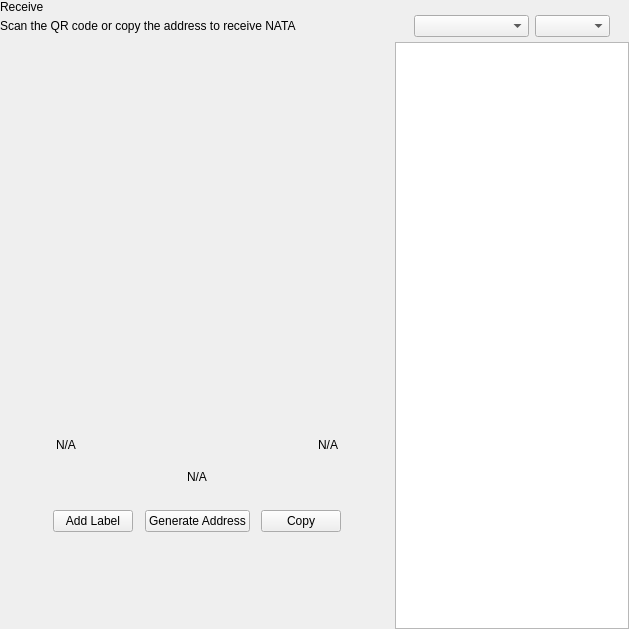
<?xml version="1.0" encoding="UTF-8"?>
<ui version="4.0">
 <class>ReceiveWidget</class>
 <widget class="QWidget" name="ReceiveWidget">
  <property name="geometry">
   <rect>
    <x>0</x>
    <y>0</y>
    <width>629</width>
    <height>629</height>
   </rect>
  </property>
  <property name="minimumSize">
   <size>
    <width>0</width>
    <height>0</height>
   </size>
  </property>
  <property name="windowTitle">
   <string>Form</string>
  </property>
  <layout class="QHBoxLayout" name="horizontalLayout_2" stretch="2,1">
   <property name="spacing">
    <number>0</number>
   </property>
   <property name="leftMargin">
    <number>0</number>
   </property>
   <property name="topMargin">
    <number>0</number>
   </property>
   <property name="rightMargin">
    <number>0</number>
   </property>
   <property name="bottomMargin">
    <number>0</number>
   </property>
   <item>
    <widget class="QWidget" name="left" native="true">
     <layout class="QVBoxLayout" name="verticalLayout_3">
      <property name="leftMargin">
       <number>0</number>
      </property>
      <property name="topMargin">
       <number>0</number>
      </property>
      <property name="rightMargin">
       <number>0</number>
      </property>
      <property name="bottomMargin">
       <number>0</number>
      </property>
      <item>
       <layout class="QVBoxLayout" name="verticalLayout_2">
        <property name="spacing">
         <number>0</number>
        </property>
        <property name="leftMargin">
         <number>0</number>
        </property>
        <item>
         <layout class="QHBoxLayout" name="horizontalLayout_3">
          <property name="spacing">
           <number>0</number>
          </property>
          <item>
           <layout class="QVBoxLayout" name="verticalLayout_4">
            <property name="spacing">
             <number>5</number>
            </property>
            <item>
             <widget class="QLabel" name="labelTitle">
              <property name="text">
               <string>Receive</string>
              </property>
             </widget>
            </item>
            <item alignment="Qt::AlignTop">
             <widget class="QLabel" name="labelSubtitle1">
              <property name="text">
               <string>Scan the QR code or copy the address to receive NATA</string>
              </property>
             </widget>
            </item>
           </layout>
          </item>
          <item>
           <spacer name="horizontalSpacer">
            <property name="orientation">
             <enum>Qt::Horizontal</enum>
            </property>
            <property name="sizeHint" stdset="0">
             <size>
              <width>40</width>
              <height>20</height>
             </size>
            </property>
           </spacer>
          </item>
         </layout>
        </item>
        <item>
         <spacer name="verticalSpacer_2">
          <property name="orientation">
           <enum>Qt::Vertical</enum>
          </property>
          <property name="sizeType">
           <enum>QSizePolicy::Expanding</enum>
          </property>
          <property name="sizeHint" stdset="0">
           <size>
            <width>20</width>
            <height>50</height>
           </size>
          </property>
         </spacer>
        </item>
        <item alignment="Qt::AlignHCenter">
         <widget class="QWidget" name="layoutQR" native="true">
          <property name="maximumSize">
           <size>
            <width>510</width>
            <height>16777215</height>
           </size>
          </property>
          <layout class="QVBoxLayout" name="verticalLayoutQr">
           <item>
            <spacer name="verticalSpacer11">
             <property name="orientation">
              <enum>Qt::Vertical</enum>
             </property>
             <property name="sizeType">
              <enum>QSizePolicy::Fixed</enum>
             </property>
             <property name="sizeHint" stdset="0">
              <size>
               <width>20</width>
               <height>20</height>
              </size>
             </property>
            </spacer>
           </item>
           <item alignment="Qt::AlignHCenter">
            <widget class="QLabel" name="labelQrImg">
             <property name="minimumSize">
              <size>
               <width>260</width>
               <height>260</height>
              </size>
             </property>
             <property name="maximumSize">
              <size>
               <width>260</width>
               <height>260</height>
              </size>
             </property>
             <property name="text">
              <string/>
             </property>
             <property name="alignment">
              <set>Qt::AlignCenter</set>
             </property>
            </widget>
           </item>
           <item>
            <spacer name="verticalSpacer_21">
             <property name="orientation">
              <enum>Qt::Vertical</enum>
             </property>
             <property name="sizeType">
              <enum>QSizePolicy::Fixed</enum>
             </property>
             <property name="sizeHint" stdset="0">
              <size>
               <width>20</width>
               <height>30</height>
              </size>
             </property>
            </spacer>
           </item>
           <item>
            <widget class="QWidget" name="widget" native="true">
             <property name="minimumSize">
              <size>
               <width>0</width>
               <height>0</height>
              </size>
             </property>
             <layout class="QHBoxLayout" name="horizontalLayout_5">
              <item>
               <widget class="QLabel" name="labelLabel">
                <property name="text">
                 <string notr="true">N/A</string>
                </property>
               </widget>
              </item>
              <item>
               <spacer name="horizontalSpacer_2">
                <property name="orientation">
                 <enum>Qt::Horizontal</enum>
                </property>
                <property name="sizeHint" stdset="0">
                 <size>
                  <width>141</width>
                  <height>20</height>
                 </size>
                </property>
               </spacer>
              </item>
              <item>
               <widget class="QLabel" name="labelDate">
                <property name="text">
                 <string notr="true">N/A</string>
                </property>
                <property name="alignment">
                 <set>Qt::AlignRight|Qt::AlignTrailing|Qt::AlignVCenter</set>
                </property>
               </widget>
              </item>
             </layout>
            </widget>
           </item>
           <item>
            <widget class="QLabel" name="labelAddress">
             <property name="sizePolicy">
              <sizepolicy hsizetype="Expanding" vsizetype="Preferred">
               <horstretch>0</horstretch>
               <verstretch>0</verstretch>
              </sizepolicy>
             </property>
             <property name="minimumSize">
              <size>
               <width>300</width>
               <height>0</height>
              </size>
             </property>
             <property name="text">
              <string notr="true">N/A</string>
             </property>
             <property name="alignment">
              <set>Qt::AlignCenter</set>
             </property>
            </widget>
           </item>
           <item>
            <spacer name="verticalSpacer_4">
             <property name="orientation">
              <enum>Qt::Vertical</enum>
             </property>
             <property name="sizeType">
              <enum>QSizePolicy::Fixed</enum>
             </property>
             <property name="sizeHint" stdset="0">
              <size>
               <width>20</width>
               <height>20</height>
              </size>
             </property>
            </spacer>
           </item>
           <item>
            <layout class="QHBoxLayout" name="horizontalLayout_4">
             <item alignment="Qt::AlignHCenter">
              <widget class="QPushButton" name="pushButtonLabel">
               <property name="focusPolicy">
                <enum>Qt::NoFocus</enum>
               </property>
               <property name="text">
                <string>Add Label</string>
               </property>
              </widget>
             </item>
             <item alignment="Qt::AlignHCenter">
              <widget class="QPushButton" name="pushButtonNewAddress">
               <property name="focusPolicy">
                <enum>Qt::NoFocus</enum>
               </property>
               <property name="text">
                <string>Generate Address</string>
               </property>
              </widget>
             </item>
             <item alignment="Qt::AlignHCenter">
              <widget class="QPushButton" name="pushButtonCopy">
               <property name="focusPolicy">
                <enum>Qt::NoFocus</enum>
               </property>
               <property name="text">
                <string>Copy</string>
               </property>
              </widget>
             </item>
            </layout>
           </item>
           <item>
            <spacer name="verticalSpacer_3">
             <property name="orientation">
              <enum>Qt::Vertical</enum>
             </property>
             <property name="sizeType">
              <enum>QSizePolicy::Expanding</enum>
             </property>
             <property name="sizeHint" stdset="0">
              <size>
               <width>20</width>
               <height>20</height>
              </size>
             </property>
            </spacer>
           </item>
          </layout>
         </widget>
        </item>
        <item>
         <spacer name="verticalSpacer">
          <property name="orientation">
           <enum>Qt::Vertical</enum>
          </property>
          <property name="sizeHint" stdset="0">
           <size>
            <width>20</width>
            <height>40</height>
           </size>
          </property>
         </spacer>
        </item>
       </layout>
      </item>
     </layout>
    </widget>
   </item>
   <item>
    <widget class="QWidget" name="right" native="true">
     <layout class="QVBoxLayout" name="verticalLayout_5">
      <property name="spacing">
       <number>0</number>
      </property>
      <property name="leftMargin">
       <number>1</number>
      </property>
      <property name="topMargin">
       <number>0</number>
      </property>
      <property name="rightMargin">
       <number>0</number>
      </property>
      <property name="bottomMargin">
       <number>0</number>
      </property>
      <item>
       <layout class="QVBoxLayout" name="container_right">
        <property name="spacing">
         <number>0</number>
        </property>
        <property name="leftMargin">
         <number>0</number>
        </property>
        <property name="rightMargin">
         <number>0</number>
        </property>
        <item>
         <layout class="QVBoxLayout" name="verticalLayout">
          <property name="spacing">
           <number>6</number>
          </property>
          <property name="leftMargin">
           <number>19</number>
          </property>
          <property name="rightMargin">
           <number>19</number>
          </property>
          <item>
           <widget class="OptionButton" name="btnRequest" native="true"/>
          </item>
          <item>
           <widget class="OptionButton" name="btnMyAddresses" native="true">
            <property name="sizePolicy">
             <sizepolicy hsizetype="Preferred" vsizetype="Minimum">
              <horstretch>0</horstretch>
              <verstretch>0</verstretch>
             </sizepolicy>
            </property>
           </widget>
          </item>
         </layout>
        </item>
        <item>
         <widget class="QWidget" name="sortWidget" native="true">
          <layout class="QHBoxLayout" name="horizontalLayout_6">
           <property name="leftMargin">
            <number>19</number>
           </property>
           <property name="rightMargin">
            <number>19</number>
           </property>
           <property name="bottomMargin">
            <number>5</number>
           </property>
           <item>
            <spacer name="horizontalSpacer_3">
             <property name="orientation">
              <enum>Qt::Horizontal</enum>
             </property>
             <property name="sizeHint" stdset="0">
              <size>
               <width>40</width>
               <height>20</height>
              </size>
             </property>
            </spacer>
           </item>
           <item>
            <widget class="QComboBox" name="comboBoxSort">
             <property name="sizePolicy">
              <sizepolicy hsizetype="Preferred" vsizetype="Fixed">
               <horstretch>0</horstretch>
               <verstretch>0</verstretch>
              </sizepolicy>
             </property>
             <property name="minimumSize">
              <size>
               <width>115</width>
               <height>0</height>
              </size>
             </property>
            </widget>
           </item>
           <item>
            <widget class="QComboBox" name="comboBoxSortOrder">
             <property name="sizePolicy">
              <sizepolicy hsizetype="Preferred" vsizetype="Fixed">
               <horstretch>0</horstretch>
               <verstretch>0</verstretch>
              </sizepolicy>
             </property>
             <property name="minimumSize">
              <size>
               <width>75</width>
               <height>0</height>
              </size>
             </property>
            </widget>
           </item>
          </layout>
         </widget>
        </item>
        <item>
         <widget class="QListView" name="listViewAddress"/>
        </item>
       </layout>
      </item>
     </layout>
    </widget>
   </item>
  </layout>
 </widget>
 <customwidgets>
  <customwidget>
   <class>OptionButton</class>
   <extends>QWidget</extends>
   <header>qt/natami/optionbutton.h</header>
   <container>1</container>
  </customwidget>
 </customwidgets>
 <resources/>
 <connections/>
</ui>
